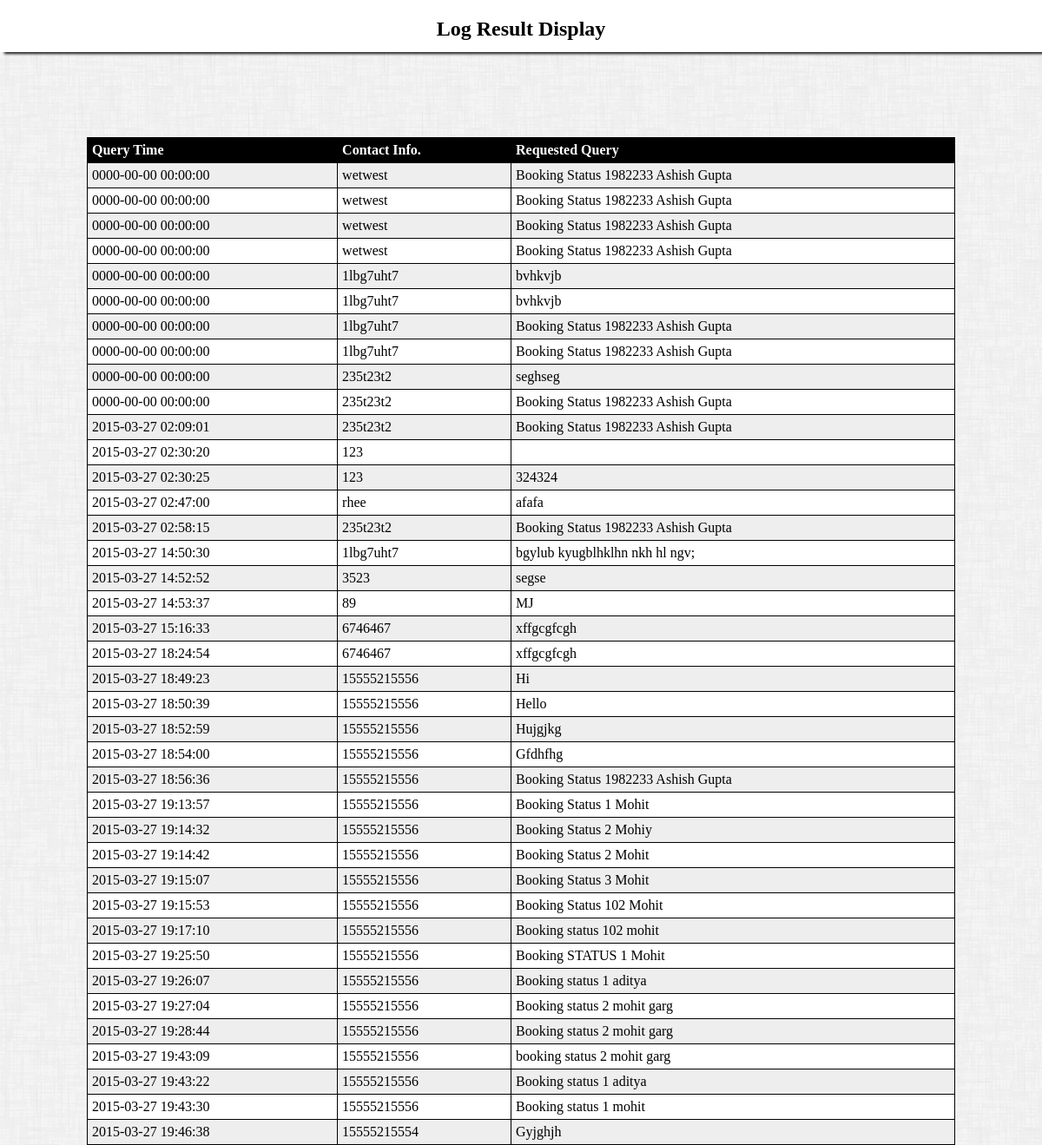
Page /csl6/log_display.php on the committed database.
### tables this page shows
CREATE TABLE IF NOT EXISTS `log` (
  `req_id` int(11) NOT NULL AUTO_INCREMENT,
  `user_num` varchar(15) DEFAULT NULL,
  `message` varchar(300) NOT NULL,
  `timestamp` datetime NOT NULL,
  PRIMARY KEY (`req_id`)
);

### csl6/log_display.php (the view, shortened to what this page needs)
<!DOCTYPE html PUBLIC "-//W3C//DTD XHTML 1.0 Transitional//EN" "http://www.w3.org/TR/xhtml1/DTD/xhtml1-transitional.dtd">
<html xmlns="http://www.w3.org/1999/xhtml">
<head>
</head>
<body>
<div id="topheader" class="topheader"><h2>Log Result Display</h2></div>
<div id="bodysub" class="bodysub">
<?php
include('connection.php');
$dbc=mysqli_connect($host,$user,$pass,$db) OR die('error in database connection');
$query="select * from log";
$result = mysqli_query($dbc,$query) OR die('error in obtaining result');
?>
<table>
<tr>
<th>Query Time</th>
<th>Contact Info.</th>
<th>Requested Query</th>
</tr>
<?php
while($row = mysqli_fetch_array($result)){
	echo "<tr>";
	echo "<td>".$row['timestamp']."</td>";
	echo "<td>".$row['user_num']."</td>";
	echo "<td>".$row['message']."</td>";
	echo "</tr>";
}
?>
</table>
</div>
</body>
</html>

### csl6/log_display.php (style rules this page uses)
body { text-align:center; background-image:url(back.png); }
.topheader { width:100%; box-shadow:5px 2px 3px #111; position:fixed; z-index:50; background-color:white; left:0px; height:60px; top:0px; }
.bodysub { width:1000px; position:relative; margin-left:auto; margin-right:auto; }
table { text-align:center; position:absolute; left:0px; top:150px; width:100%; }
table, th, td { border: 1px solid black; border-collapse: collapse; }
th, td { padding: 5px; text-align: left; }
table tr:nth-child(even) { background-color: #eee; }
table tr:nth-child(odd) { background-color:#fff; }
table th { background-color: black; color: white; }

### rows in the picture
log: timestamp "0000-00-00 00:00:00", user_num "wetwest", message "Booking Status 1982233 Ashish Gupta"
log: timestamp "0000-00-00 00:00:00", user_num "wetwest", message "Booking Status 1982233 Ashish Gupta"
log: timestamp "0000-00-00 00:00:00", user_num "wetwest", message "Booking Status 1982233 Ashish Gupta"
log: timestamp "0000-00-00 00:00:00", user_num "wetwest", message "Booking Status 1982233 Ashish Gupta"
log: timestamp "0000-00-00 00:00:00", user_num "1lbg7uht7", message "bvhkvjb"
log: timestamp "0000-00-00 00:00:00", user_num "1lbg7uht7", message "bvhkvjb"
log: timestamp "0000-00-00 00:00:00", user_num "1lbg7uht7", message "Booking Status 1982233 Ashish Gupta"
log: timestamp "0000-00-00 00:00:00", user_num "1lbg7uht7", message "Booking Status 1982233 Ashish Gupta"
log: timestamp "0000-00-00 00:00:00", user_num "235t23t2", message "seghseg"
log: timestamp "0000-00-00 00:00:00", user_num "235t23t2", message "Booking Status 1982233 Ashish Gupta"
log: timestamp "2015-03-27 02:09:01", user_num "235t23t2", message "Booking Status 1982233 Ashish Gupta"
log: timestamp "2015-03-27 02:30:20", user_num "123"
log: timestamp "2015-03-27 02:30:25", user_num "123", message "324324"
log: timestamp "2015-03-27 02:47:00", user_num "rhee", message "afafa"
log: timestamp "2015-03-27 02:58:15", user_num "235t23t2", message "Booking Status 1982233 Ashish Gupta"
log: timestamp "2015-03-27 14:50:30", user_num "1lbg7uht7", message "bgylub kyugblhklhn nkh hl ngv;"
log: timestamp "2015-03-27 14:52:52", user_num "3523", message "segse"
log: timestamp "2015-03-27 14:53:37", user_num "89", message "MJ"
log: timestamp "2015-03-27 15:16:33", user_num "6746467", message "xffgcgfcgh"
log: timestamp "2015-03-27 18:24:54", user_num "6746467", message "xffgcgfcgh"
log: timestamp "2015-03-27 18:49:23", user_num "15555215556", message "Hi"
log: timestamp "2015-03-27 18:50:39", user_num "15555215556", message "Hello"
log: timestamp "2015-03-27 18:52:59", user_num "15555215556", message "Hujgjkg"
log: timestamp "2015-03-27 18:54:00", user_num "15555215556", message "Gfdhfhg"
log: timestamp "2015-03-27 18:56:36", user_num "15555215556", message "Booking Status 1982233 Ashish Gupta"
log: timestamp "2015-03-27 19:13:57", user_num "15555215556", message "Booking Status 1 Mohit"
log: timestamp "2015-03-27 19:14:32", user_num "15555215556", message "Booking Status 2 Mohiy"
log: timestamp "2015-03-27 19:14:42", user_num "15555215556", message "Booking Status 2 Mohit"
log: timestamp "2015-03-27 19:15:07", user_num "15555215556", message "Booking Status 3 Mohit"
log: timestamp "2015-03-27 19:15:53", user_num "15555215556", message "Booking Status 102 Mohit"
log: timestamp "2015-03-27 19:17:10", user_num "15555215556", message "Booking status 102 mohit"
log: timestamp "2015-03-27 19:25:50", user_num "15555215556", message "Booking STATUS 1 Mohit"
log: timestamp "2015-03-27 19:26:07", user_num "15555215556", message "Booking status 1 aditya"
log: timestamp "2015-03-27 19:27:04", user_num "15555215556", message "Booking status 2 mohit garg"
log: timestamp "2015-03-27 19:28:44", user_num "15555215556", message "Booking status 2 mohit garg"
log: timestamp "2015-03-27 19:43:09", user_num "15555215556", message "booking status 2 mohit garg"
log: timestamp "2015-03-27 19:43:22", user_num "15555215556", message "Booking status 1 aditya"
log: timestamp "2015-03-27 19:43:30", user_num "15555215556", message "Booking status 1 mohit"
log: timestamp "2015-03-27 19:46:38", user_num "15555215554", message "Gyjghjh"
